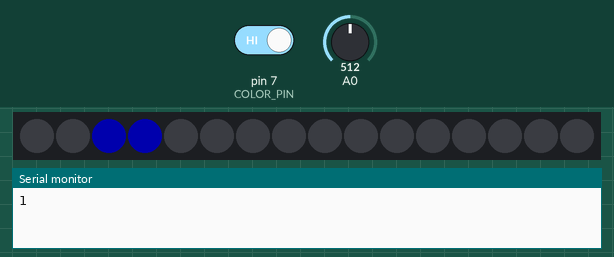
Bench run of a sketch on a simulated Arduino Uno, built for the host (arithmetic inside an expression is 32-bit, double 64-bit). Parts: 16 RGB LEDs in strip order, left to right, the last lines printed to the serial monitor. The inputs (shaded band) are chosen by the test bench; at power-on: pin 7 (COLOR_PIN) HIGH, A0 = 512. Dim RGB values are drawn brighter than linear.

Above: at 12.9 s.
13.0 s: pin 7 (COLOR_PIN) driven LOW
At 24.34 s:
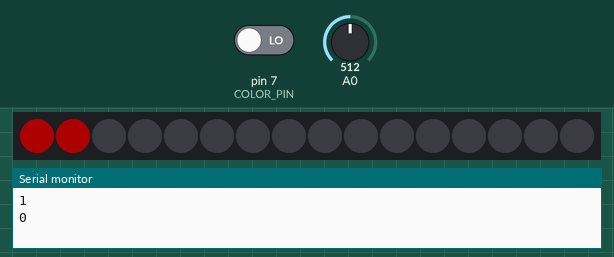
27.0 s: A0 set to 368
At 40.45 s:
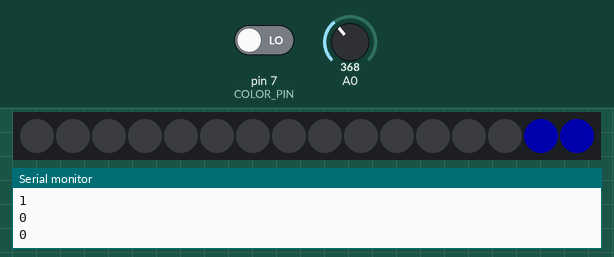
41.0 s: A0 set to 335
At 49.89 s:
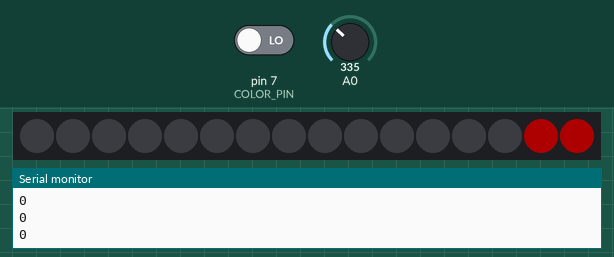

The sketch:

BlinkForTiny8816mhz.ino
```cpp
/* Start of Code */

#include "FastLED.h"

// How many leds are connected?
#define NUM_LEDS 16

// Define the Pins
#define DATA_PIN 2
#define COLOR_PIN 7

// Define the array of leds
CRGB leds[NUM_LEDS];

long PreferredColour = CRGB::Blue;
unsigned int PreferredOffDelay = 50;
unsigned int PreferredOnDelay = 200;

void setup() {
  FastLED.addLeds<NEOPIXEL,DATA_PIN>(leds, NUM_LEDS);
  pinMode(COLOR_PIN, INPUT);
  Serial.begin(9600);
}


void LeftToRightLong(unsigned int offDelay)
{
    // Change led colors
  for(int led = 0; led < NUM_LEDS; led+=2)
  {

    leds[led] = PreferredColour;
    leds[led+1] = PreferredColour;
    FastLED.setBrightness(50);
    FastLED.show();
    delay(PreferredOnDelay);
    leds[led] = CRGB::Black;
    leds[led+1] = CRGB::Black;
    FastLED.setBrightness(50);
    FastLED.show();
    delay(offDelay);
  }
}


void LeftToRight(unsigned int offDelay)
{
    // Change led colors
  for(int led = 0; led < NUM_LEDS; led++)
  {

    leds[led] = PreferredColour;
    FastLED.setBrightness(50);
    FastLED.show();
    delay(PreferredOnDelay);
    leds[led] = CRGB::Black;
    FastLED.setBrightness(50);
    FastLED.show();
    delay(offDelay);
  }
}

void RightToLeft(unsigned int offDelay)
{
    // Change led colors
  for(int led = NUM_LEDS; led > -1; led--)
  {

    leds[led] = PreferredColour;
    FastLED.setBrightness(50);
    FastLED.show();
    delay(PreferredOnDelay);
    leds[led] = CRGB::Black;
    FastLED.setBrightness(50);
    FastLED.show();
    delay(offDelay);
  }
}

void RightToLeftLong(unsigned int offDelay)
{
    // Change led colors
  for(int led = NUM_LEDS; led > -1; led-=2)
  {

    leds[led] = PreferredColour;
    leds[led-1] = PreferredColour;
    FastLED.setBrightness(50);
    FastLED.show();
    delay(PreferredOnDelay);
    leds[led] = CRGB::Black;
    leds[led-1] = CRGB::Black;
    FastLED.setBrightness(50);
    FastLED.show();
    delay(offDelay);
  }
}

void loop() {
  unsigned int color = 0;
  unsigned int sensorValue = analogRead(A0);
  //Serial.println(sensorValue);
  // Clear the existing led values
  FastLED.clear();
  LeftToRightLong(sensorValue);
  color = digitalRead(COLOR_PIN);
  RightToLeftLong(sensorValue);
  color = digitalRead(COLOR_PIN);
  Serial.println(color);
  if(color == 0)
  {
  if(PreferredColour == CRGB::Red )
    PreferredColour = CRGB::Blue;
  else
    PreferredColour = CRGB::Red;
  }


}
```

Measured:
- the behaviour switches between 353 and 352 on A0 (found by bisection; images 2 and 3)
- after the input at 13.0 s, the LEDs: first differ from a run without the input after 11.2 s (image 1)
